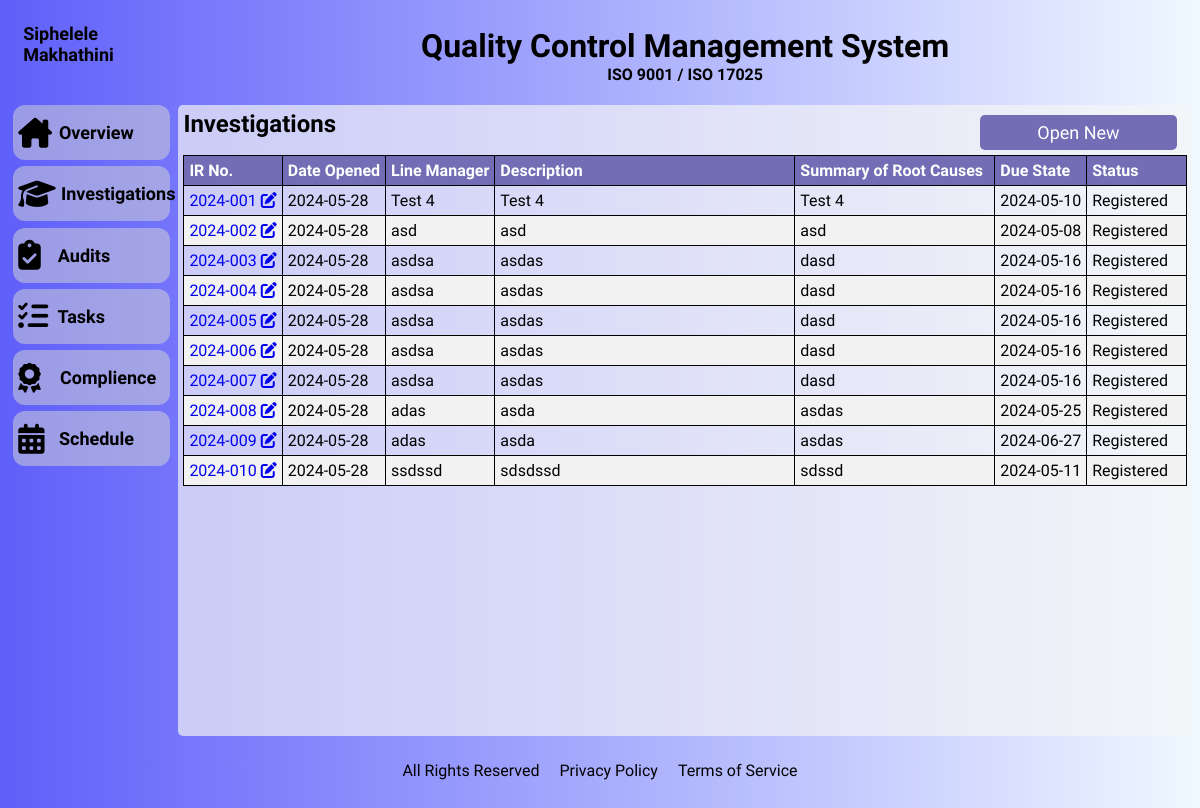
The page /investigations on the database as committed earlier.
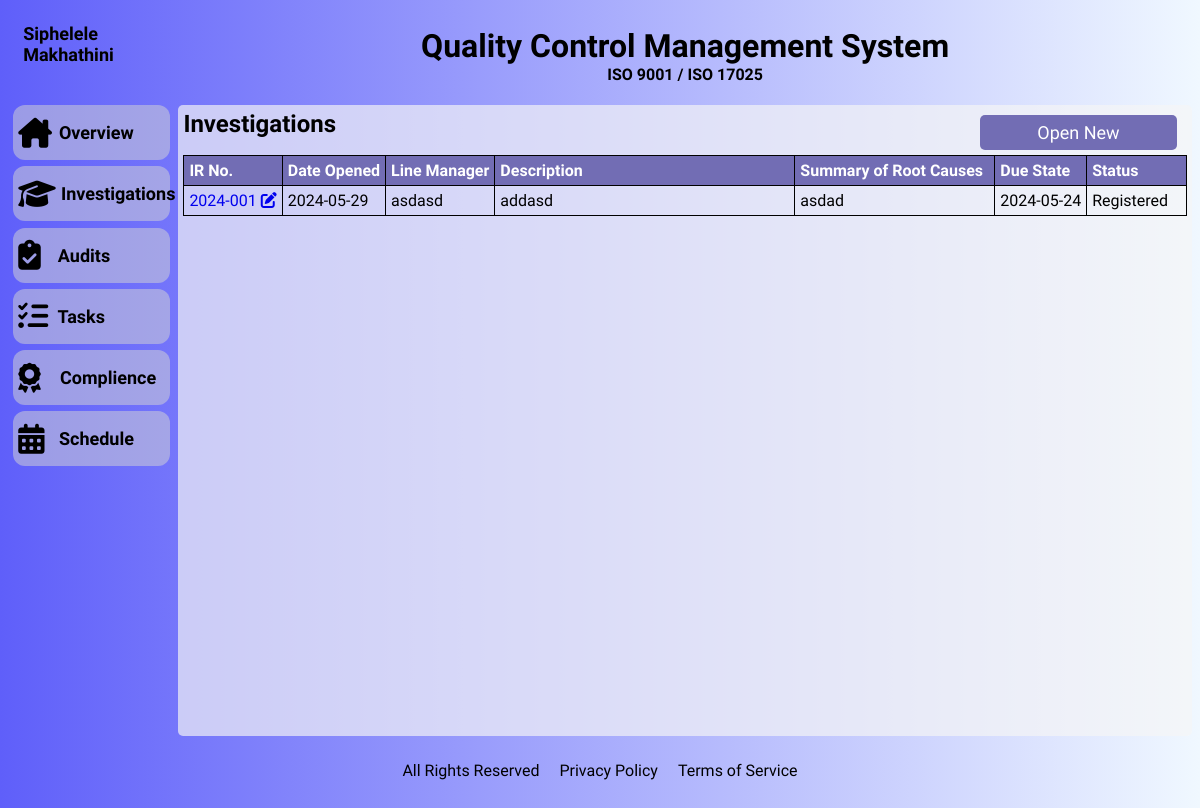
The same page on the database as committed later.
### models/investigations.py (models this page shows, shortened)
class Investigations(BaseModel):
    __tablename__ = "investigations"
    ir_number = Column(String(20), nullable=False, unique=True)
    raised_by = Column(String(20), nullable=False)
    line_manager = Column(String(20), nullable=False)
    priority = Column(String(10), nullable=False)
    team_leader = Column(String(20), nullable=True)
    description = Column(String(255), nullable=False)
    root_cause_summary = Column(String(100), nullable=False)
    ir_source = Column(String(30), nullable=False)
    due_date = Column(DateTime, nullable=True)

### routes/inv.py (the view)
@inv_views.route('/investigations')
def investigations_list():
    from app import Session
    db = Session()
    investigations = db.query(Investigations).filter(Investigations.status!="Rejected").all()
    print(investigations)
    return render_template('dashboard/investigations/investigations.html',
                           investigations=investigations)

### app.py (called while the page is built)
def initialize_extentions(app):
    app.jinja_loader = FileSystemLoader('templates')
    def format_date(value, format='%Y-%m-%d'):
        if value is not None:
            return value.strftime(format)
        return ''
    app.jinja_env.filters['format_date'] = format_date

### templates/dashboard/investigations/investigations.html (shortened to what this page needs)
<!DOCTYPE html>
<html lang="en">
  <head>
    <link rel="stylesheet" type="text/css" href="../../../static/fontawesome/css/all.min.css">
    <link href="../../../static/css/investigations.css" type="text/css" rel="stylesheet">
  </head>
  <body>
    <div class="container">
      <div class="company-logo" id="company-logo">
        <h3>Siphelele Makhathini</h3>
      </div>
      <header class="heading" id="heading">
        <h1>Quality Control Management System</h1>
        <h4>ISO 9001 / ISO 17025 </h4>
      </header>
      <div class="sidebar" id="sidebar">
        <nav class="nav-container" id="nav-container">
          <ul>
            <li class="nav-items"><a href="{{ url_for('dash_views.dashboard') }}"><i class="fa-solid fa-house-chimney"></i><span> Overview</span></a></li>
            <li class="nav-items"><a href="{{ url_for('dash_views.click_investiagtions') }}"><i class="fa-solid fa-graduation-cap"></i><span> Investigations</span></a></li>
            <li class="nav-items"><a><i class="fa-solid fa-clipboard-check"></i><span> Audits</span></a></li>
            <li class="nav-items"><a><i class="fa-solid fa-list-check"></i><span> Tasks</span></li>
            <li class="nav-items"><a><i class="fa-solid fa-award"></i><span> Complience</span></a></li>
            <li class="nav-items"><a><i class="fa-solid fa-calendar-days"></i><span> Schedule</span></a></li>
          </ul>
        </nav>
      </div>
      <div class="content-panel-1" id="content-panel-1">
        <div class="inv-heading-title">
          <h2>Investigations</h2>
          <button id="open-new-button"> Open New </button>
        </div>
        <div class="inv-table">
          <table class="table-boardered" id="table-bordered">
            <thead>
              <tr>
                <th>IR No.</th>
                <th>Date Opened</th>
                <th>Line Manager</th>
                <th>Description</th>
                <th>Summary of Root Causes</th>
                <th>Due State</th>
                <th>Status</th>
              </tr>
            </thead>
            <tbody>
              {% for investigation in investigations %}
              <tr>
                <td><a href="{{ url_for('inv_views.investigation_details', ir_number=investigation.ir_number) }}">{{ investigation.ir_number }}   <i class="fa-solid fa-pen-to-square"></i></a></td>
                <td>{{ investigation.date_created_on | format_date('%Y-%m-%d') }}</td>
                <td>{{ investigation.line_manager }}</td>
                <td>{{ investigation.description }}</td>
                <td>{{ investigation.root_cause_summary }}</td>
                <td>{{ investigation.due_date | format_date('%Y-%m-%d') }}</td>
                <td>{{ investigation.status }}</td>
              </tr>
              {% endfor %}
            </tbody>
          </table>
        </div>
      </div>
      <footer>
        <ul>
          <li><p>All Rights Reserved</p></li>
          <li><p>Privacy Policy</p></li>
          <li><p>Terms of Service</p></li>
        </ul>
      </footer>
    </div>
  </body>
</html>

### static/css/investigations.css (style rules this page uses)
:root { --clr-light: aqua; --clr-black: rgb(0,0,0); --clr-white: white; --clr-clr1: linear-gradient(to left, aliceblue, rgb(95, 95, 250)); --clr-clr2: #f6f6f6ab; --clr-clr3: #d5d5d582; --clr-clr4: #726db4; --clr-clr5: rgba(2, 2, 2, 0.753); }
* { padding: 0; margin: 0; box-sizing: border-box; font-family: "Abel", sans-serif; }
body { padding: 5px; background: var(--clr-clr1); }
.container { display: grid; grid-template-columns: 1.3fr 2fr 2fr 2fr 3fr; grid-template-rows: 0.6fr 1fr 1fr 2fr 0.4fr; grid-template-areas: "company-logo header header header header" "sidebar content-panel-1 content-panel-1 content-panel-1 content-panel-1" "sidebar content-panel-1 content-panel-1 content-panel-1 content-panel-1" "sidebar content-panel-1 content-panel-1 content-panel-1 content-panel-1" "footer footer footer footer footer"; gap: 0.2rem; height: 100vh; padding: 0.2rem; }
.company-logo { grid-area: company-logo; background-color: var(--clr-clr1); border-radius: 5px; padding: 15px; }
.company-logo h3 { font-size: 18px; }
.heading { display: flex; flex-direction: column; grid-area: header; background-color: var(--clr-clr1); border-radius: 5px; width: 100%; align-items: center; justify-content: center; }
.heading h1 { text-align: center; }
.heading h4 { font-weight: 550; }
.sidebar { grid-area: sidebar; background-color: var(--clr-clr1); border-radius: 5px; padding: 0 5px 5px 5px; }
.nav-items { display: inline-flex; right: auto; border: 5px solid var(--clr-clr1); background-color: var(--clr-clr3); height: 55px; min-width: 157px; width: 100%; border-radius: 12px 12px 12px 12px; margin: 2% 0 2% 0; align-items: center; }
.nav-items:first-child { margin-top: 0; }
.nav-items a { outline: none; text-decoration: none; color: var(--clr-black); align-items: center; align-content: center; display: inline-flex; cursor: pointer; }
.nav-items i { margin-left: 5px; font-size: 30px; height: 30px; width: 35px; padding-right: 1.5rem; }
.nav-items span { padding-left: 5%; font-size: 18px; font-weight: 600; }
.content-panel-1 { display: flex; flex-direction: column; border-radius: 10px; background-color: var(--clr-clr2); grid-area: content-panel-1; border-radius: 5px; padding: 5px; }
.inv-heading-title { display: flex; padding-top: 0px; }
.inv-heading-title h2 { width: 80%; float: left; }
.inv-heading-title button { width: 20%; height: 35px; margin: 5px 10px 5px 10px; float: right; font-size: 18px; border-radius: 5px; background-color: var(); border-color: transparent; background-color: var(--clr-clr4); color: var(--clr-white); }
.inv-table { display: flex; flex-direction: column; width: 100%; overflow-x: auto; scroll-behavior: smooth; white-space: nowrap; }
#table-bordered { border-collapse: collapse; }
th, td { text-align: left; border: solid 1px black; padding: 5px; }
th { background-color: var(--clr-clr4); color: white; }
th:nth-child(1) { min-width: 85px; }
th:nth-child(2) { min-width: 85px; }
th:nth-child(3) { min-width: 85px; }
th:nth-child(4) { min-width: 300px; }
th:nth-child(5) { min-width: 200px; }
th:nth-child(6) { min-width: 85px; }
th:nth-child(7) { min-width: 100px; }
td:nth-child(1) a { text-decoration: none; }
footer { display: inline-flex; align-items: center; align-content: center; justify-content: center; grid-area: footer; width: 100%; width: 100%; background-color: var(--clr-clr1); border-radius: 5px; }
footer ul { list-style-type: none; display: inline-flex; }
footer ul li { padding: 10px; }

Rows that differ between the two databases and show on the page:
removed Investigations: ir_number "2024-001", date_created_on "2024-05-28", line_manager "Test 4", description "Test 4", root_cause_summary "Test 4", due_date "2024-05-10", status "Registered"
removed Investigations: ir_number "2024-002", date_created_on "2024-05-28", line_manager "asd", description "asd", root_cause_summary "asd", due_date "2024-05-08", status "Registered"
removed Investigations: ir_number "2024-003", date_created_on "2024-05-28", line_manager "asdsa", description "asdas", root_cause_summary "dasd", due_date "2024-05-16", status "Registered"
removed Investigations: ir_number "2024-004", date_created_on "2024-05-28", line_manager "asdsa", description "asdas", root_cause_summary "dasd", due_date "2024-05-16", status "Registered"
removed Investigations: ir_number "2024-005", date_created_on "2024-05-28", line_manager "asdsa", description "asdas", root_cause_summary "dasd", due_date "2024-05-16", status "Registered"
removed Investigations: ir_number "2024-006", date_created_on "2024-05-28", line_manager "asdsa", description "asdas", root_cause_summary "dasd", due_date "2024-05-16", status "Registered"
removed Investigations: ir_number "2024-007", date_created_on "2024-05-28", line_manager "asdsa", description "asdas", root_cause_summary "dasd", due_date "2024-05-16", status "Registered"
removed Investigations: ir_number "2024-008", date_created_on "2024-05-28", line_manager "adas", description "asda", root_cause_summary "asdas", due_date "2024-05-25", status "Registered"
removed Investigations: ir_number "2024-009", date_created_on "2024-05-28", line_manager "adas", description "asda", root_cause_summary "asdas", due_date "2024-06-27", status "Registered"
removed Investigations: ir_number "2024-010", date_created_on "2024-05-28", line_manager "ssdssd", description "sdsdssd", root_cause_summary "sdssd", due_date "2024-05-11", status "Registered"
added Investigations: ir_number "2024-001", date_created_on "2024-05-29", line_manager "asdasd", description "addasd", root_cause_summary "asdad", due_date "2024-05-24", status "Registered"
